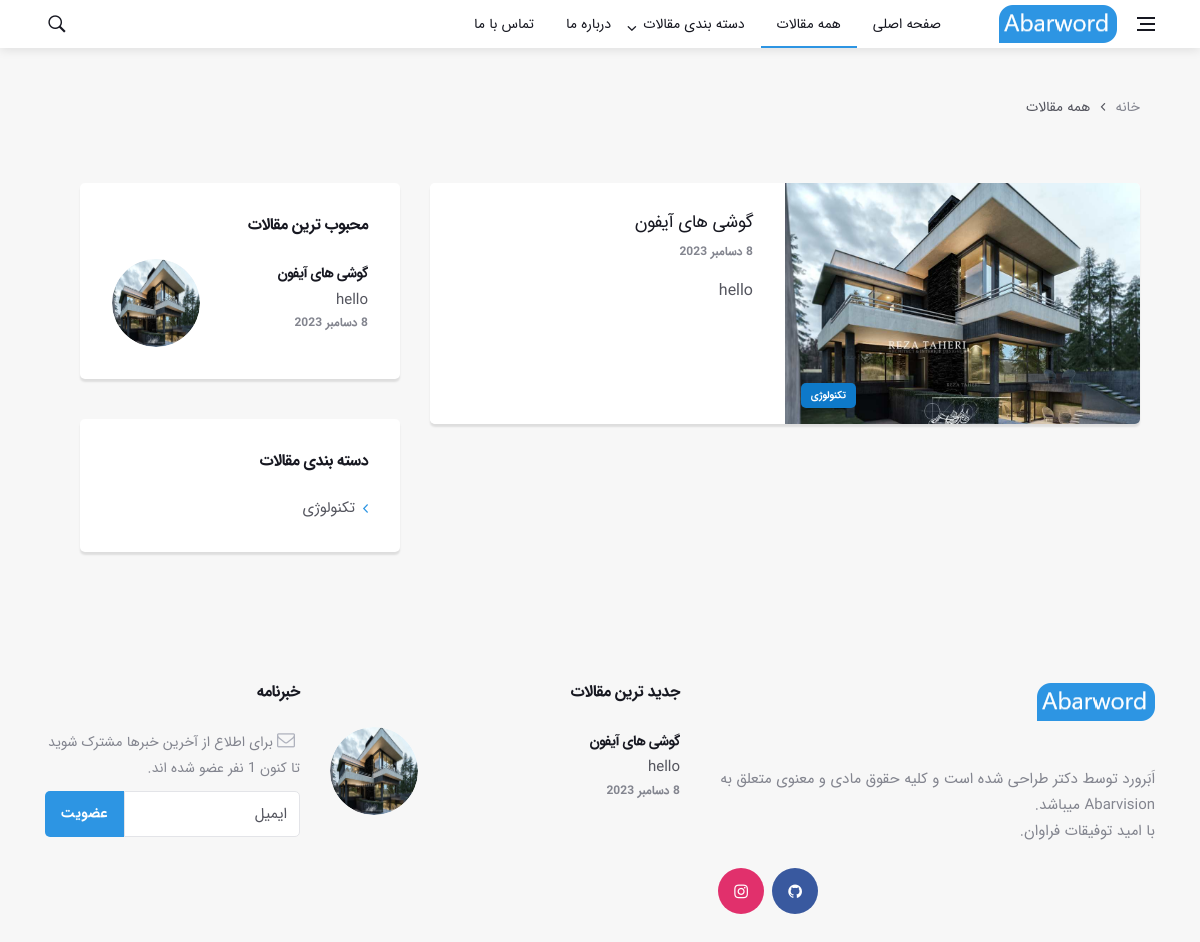
/posts/, run on the app's committed database.
### main/models.py (models this page shows, shortened)
class Posts(models.Model):
    title = models.CharField(verbose_name="موضوع", max_length=50)
    slug = models.SlugField(verbose_name="آدرس", max_length=50,unique=True)
    description = models.TextField(verbose_name="توضیحات کوتاه",blank=True,null=True)
    body = QuillField(verbose_name="متن")
    category = models.ForeignKey(Category, verbose_name="دسته بندی", on_delete=models.CASCADE)
    date = models.DateField(verbose_name="تاریخ ایجاد", auto_now=True)
    image = models.ImageField(verbose_name="عکس", upload_to="posts/%m",null=True,blank=True)
    best = models.BooleanField(verbose_name=" بهترین مقالات",default=False)
    class Meta:
        verbose_name_plural = 'مقالات'
        verbose_name = "مقاله"

class Category(models.Model):
    title = models.CharField(verbose_name="موضوع", max_length=50)
    slug = models.SlugField(verbose_name="آدرس", max_length=50,unique=True)
    class Meta:
        verbose_name_plural = 'دسته بندی ها'
        verbose_name = "دسته بندی"

### main/views.py (the view)
# urls.py: path('posts/',views.all,name='all'),
def all(request):
    posts = models.Posts.objects.all().order_by('-date')
    context = {
        'post':posts,
        'c':"همه مقالات"
    }
    return render(request,'main/all.html',context)

### main/context_processor.py (called while the page is built)
def bests(request):
    post = Posts.objects.filter(best = True).order_by('-date')[:4]
    return {'best_posts':post}

def news_processor(request):
    news = News.objects.all()
    return {"news":news}

def category_processor(request):
    categoryes = Category.objects.all()
    return {"category": categoryes}

def new_posts(request):
    new_posts = Posts.objects.order_by("-date")[:2]
    return {"new_posts":new_posts}

def email_count(request):
    email_count = Emails.objects.all().count()
    return {"email_count":email_count}

### templates/main/all.html (shortened to what this page needs)
{% extends 'base.html' %}
{% block content %}
    {% if c == "همه مقالات" %}
    	<div class="container">
        <ul class="breadcrumbs">
            <li class="breadcrumbs__item">
                <a href="{% url 'home' %}" class="breadcrumbs__url">خانه</a>
            </li>
            <li class="breadcrumbs__item breadcrumbs__item--current">
                {{ c }}
            </li>
        </ul>
    </div>
    {% endif %}
	<div class="main-container container pt-40" id="main-container">
            <div class="row">
                <div class="col-lg-8 blog__content mb-72">
                    {% for i in post %}
                    	<article class="entry card post-list">
                        <div class="entry__img-holder post-list__img-holder card__img-holder" style="background-image: url({{ i.image.url }})">
                            <a href="{% url 'detail' i.slug %}" class="thumb-url"></a>
                            <a href="{% url 'category' i.slug %}" class="entry__meta-category entry__meta-category--label entry__meta-category--align-in-corner entry__meta-category--blue">{{ i.category.title }}</a>
                        </div>
                        <div class="entry__body post-list__body card__body">
                            <div class="entry__header">
                                <h2 class="entry__title">
                                    <a href="{% url 'detail' i.slug %}">{{ i.title }}</a>
                                </h2>
                                <ul class="entry__meta">
                                    <li class="entry__meta-date">
                                        {{ i.date }}
                                    </li>
                                </ul>
                            </div>
                            <div class="entry__excerpt">
                                <p>{{ i.description }}</p>
                            </div>
                        </div>
                    </article>
                    {% endfor %}
                </div>
                <aside class="col-lg-4 sidebar sidebar--right">
<aside class="widget widget-popular-posts">
                        <h4 class="widget-title">محبوب ترین مقالات</h4>
                        <ul class="post-list-small">
                            {% for i in best_posts %}
                                    <li class="post-list-small__item">
                                        <article class="post-list-small__entry clearfix">
                                            <div class="post-list-small__img-holder">
                                                <div class="thumb-container thumb-100">
                                                    <a href="{% url 'detail' i.slug %}">
                                                        <img data-src="{{ i.image.url }}" src="{{ i.image.url }}" alt="" class="post-list-small__img--rounded lazyload">
                                                    </a>
                                                </div>
                                            </div>
                                            <div class="post-list-small__body">
                                                <h3 class="post-list-small__entry-title">
                                                    <a href="{% url 'detail' i.slug %}">{{ i.title }}</a>
                                                </h3>
                                                <ul class="entry__meta">
                                                    {{ i.description }}<br>
                                                    <li class="entry__meta-date">
                                                        {{ i.date }}
                                                    </li>
                                                </ul>
                                            </div>
                                        </article>
                                    </li>
                                    {% endfor %}
                        </ul>
                    </aside>
                 <aside class="widget widget_categories">
            <h4 class="widget-title">دسته بندی مقالات</h4>
            <ul>
                {% for i in category %}
                    <li><a href="{% url 'category' i.slug %}">{{ i.title }}</a></li>
                {% endfor %}
            </ul>
        </aside>
                </aside>
            </div>
        </div>
{% endblock %}
{% block post_active %}
	active
{% endblock %}

### templates/base.html (shortened to what this page needs)
{% load static %}
<!DOCTYPE html>
<html lang="en">
<head>
    <link rel="stylesheet" href="{% static 'css/bootstrap.min.css' %}" />
    <link rel="stylesheet" href="{% static 'css/font-icons.css' %}" />
    <link rel="stylesheet" href="{% static 'css/style.css' %}" />
</head>
<body class="bg-light style-default style-rounded">
    <main class="main oh" id="main">
        <header class="nav">
            <div class="nav__holder nav--sticky">
                <div class="container relative">
                    <div class="flex-parent">
                        <button class="nav-icon-toggle" id="nav-icon-toggle" aria-label="Open side menu">
                            <span class="nav-icon-toggle__box">
                                <span class="nav-icon-toggle__inner"></span>
                            </span>
                        </button>
                        <a href="{% url 'home' %}" class="logo">
                            <img class="logo__img" src="{% static 'img/logo_default.png' %}" alt="logo">
                        </a>
                        <nav class="flex-child nav__wrap d-none d-lg-block">
                            <ul class="nav__menu">
                                <li class="{% block home_active %}
                                {% endblock %}">
                                    <a href="{% url 'home' %}">صفحه اصلی</a>
                                </li>
                                <li class="{% block post_active %}
                                {% endblock %}">
                                    <a href="{% url 'all' %}">همه مقالات</a>
                                </li>
                                <li class="nav__dropdown">
                                    <a href="#">دسته بندی مقالات</a>
                                </li>
                                <li class="{% block about_active %}
                                {% endblock %}">
                                    <a href="{% url 'about' %}">درباره ما</a>
                                </li>
                                <li class="{% block contact_active %}
                                {% endblock %}">
                                    <a href="{% url 'contact' %}">تماس با ما</a>
                                </li>
                            </ul>
                        </nav>
                        <div class="nav__right">
                            <div class="nav__right-item nav__search">
                                <a href="#" class="nav__search-trigger" id="nav__search-trigger">
                                    <i class="ui-search nav__search-trigger-icon"></i>
                                </a>
                            </div>
                        </div>
                    </div>
                </div>
            </div>
        </header>
        <div class="main-container container pt-24" id="main-container">
            {% block content %}
            {% endblock %}
        </div>
        <footer class="footer footer--light">
            <div class="container">
                <div class="footer__widgets">
                    <div class="row">
                        <div class="col-lg-5 col-md-6">
                            <aside class="widget widget-logo">
                                <a href="{% url 'home' %}">
                                    <img src="{% static 'img/logo_default_white.png' %}"  class="logo__img" alt="">
                                </a>
                                <p class="copyright">
                                    اَبَرورد توسط <a href="https://github.com/prodbygodfather">دکتر</a> طراحی شده است و کلیه حقوق مادی و معنوی متعلق به <a href='https://abarvision.ir'>Abarvision</a > میباشد.
                                <br>
                                با امید توفیقات فراوان.
                                    </p>
                                <div class="socials socials--large socials--rounded mb-24">
                                    <a href="https://instagram.com/prodbygodfather/" target="_blank" class="social social-instagram" aria-label="instagram"><i class="ui-instagram"></i></a>
                                    <a href="https://github.com/ProdByGodfather/" target="_blank" class="social social-facebook" aria-label="github"><i class="ui-github"></i></a>
                                </div>
                            </aside>
                        </div>
                        <div class="col-lg-4 col-md-6">
                            <aside class="widget widget-popular-posts">
                                <h4 class="widget-title">جدید ترین مقالات</h4>
                                <ul class="post-list-small">
                                    {% for i in new_posts %}
                                    <li class="post-list-small__item">
                                        <article class="post-list-small__entry clearfix">
                                            <div class="post-list-small__img-holder">
                                                <div class="thumb-container thumb-100">
                                                    <a href="{% url 'detail' i.slug %}">
                                                        <img data-src="{{ i.image.url }}" src="{{ i.image.url }}" alt="" class="post-list-small__img--rounded lazyload">
                                                    </a>
                                                </div>
                                            </div>
                                            <div class="post-list-small__body">
                                                <h3 class="post-list-small__entry-title">
                                                    <a href="{% url 'detail' i.slug %}">{{ i.title }}</a>
                                                </h3>
                                                <ul class="entry__meta">
                                                    {{ i.description }}<br>
                                                    <li class="entry__meta-date">
                                                        {{ i.date }}
                                                    </li>
                                                </ul>
                                            </div>
                                        </article>
                                    </li>
                                    {% endfor %}
                                </ul>
                            </aside>
                        </div>
                        <div class="col-lg-3 col-md-6">
                            <aside class="widget widget_mc4wp_form_widget">
                                <h4 class="widget-title">خبرنامه</h4>
                                <p class="newsletter__text">
                                    <i class="ui-email newsletter__icon"></i>
                                    برای اطلاع از آخرین خبرها مشترک شوید
                                    <br>
                                    تا کنون {{ email_count }} نفر عضو شده اند.
                                </p>
                                <form class="mc4wp-form" action="{% url 'save_mail' %}" method="post">
                                    <div class="mc4wp-form-fields">
                                        <div class="form-group">
                                            <input type="email" name="email" placeholder="ایمیل" required="">
                                        </div>
                                        <div class="form-group">
                                            <input type="submit" class="btn btn-lg btn-color" value="عضویت">
                                        </div>
                                    </div>
                                </form>
                            </aside>
                        </div>
                    </div>
                </div>
            </div>
        </footer>
    </main>
</body>
</html>

### data on the page
Posts: image (picture), category "تکنولوژی", title "گوشی های آیفون", date "8 دسامبر 2023", description "hello"
Category: title "تکنولوژی"

### other printed values
{{ c }} "همه مقالات"
